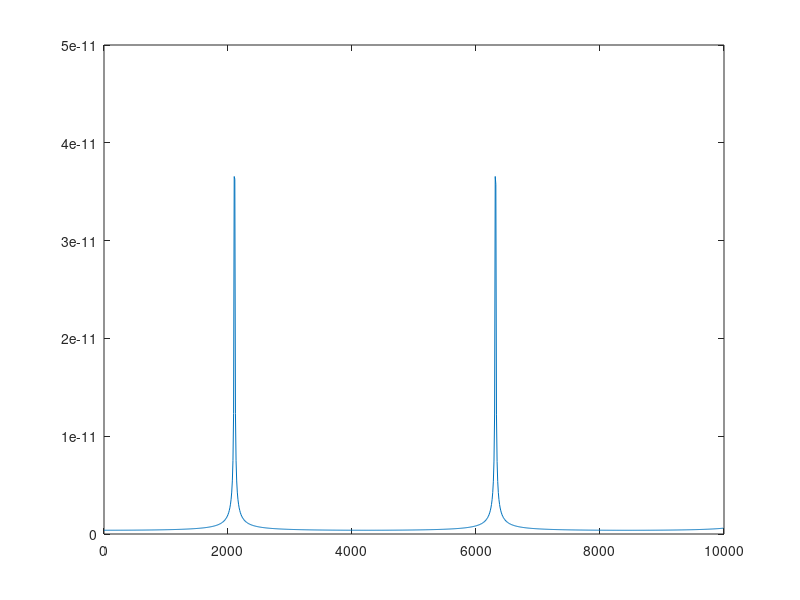

MATLAB code for this plot:
clear variables
n_v = 100;
T = 25;
n_e = 1e19;
mi = 1.66e-27;
q = 1.602e-19;
cs = sqrt((2*T)*q/mi);
max = 3*cs;
v_grid = linspace(-max, max, n_v);
dv = v_grid(2) - v_grid(1);
dist = zeros(1,n_v);


    dist = exp(-mi*v_grid.*v_grid/(2*T*q));
    C = (mi/(2*pi*T*q))^(3/2);

plot(dist)

integr = (sum(dist)*dv)^3*C

Z_test = 1;
M_test = mi;
lam_d = sqrt(8.85e-12*T/(n_e*q));
lam = 4*pi*n_e*lam_d^3;
gam = 4*pi*q^4*Z_test^2*log(lam)/(M_test*M_test);
U = [0 0 0];
dU = [10 0 0];
U_prime = U+dU;

integrand = zeros(n_v,3);
integrand_p = zeros(n_v,3);
Nt = 1000;
int_hist = zeros(Nt,2);
for z=1:Nt

integrand(:,1) = dist./abs(-v_grid+U(1));
integrand(:,2) = dist./abs(-v_grid+U(2));
integrand(:,3) = dist./abs(-v_grid+U(3));

%integrand_p(:,1) = dist./abs(-v_grid+U_prime(1));
%integrand_p(:,2) = dist./abs(-v_grid+U_prime(2));
%integrand_p(:,3) = dist./abs(-v_grid+U_prime(3));

integr2 = sum(integrand)*dv;
integr2 = prod(integr2)*C;

%integr2_p = sum(integrand_p)*dv;
%integr2_p = prod(integr2_p)*C;
int_hist(z,1) = U(1);
U(1) = U(1) + dU(1);
int_hist(z,2) = integr2;
end
%dU_dt = n_e*gam*(M_test+mi)/mi*(integr2_p - integr2)/dU(1);

%ts = -U/dU_dt
plot(int_hist(:,1),int_hist(:,2))